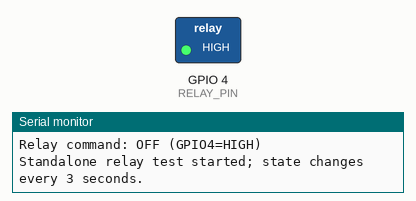
This sketch was run on a simulated ESP32-C3. Parts: switched loads named in the sketch (green lamp = pin HIGH), the last lines printed to the serial monitor.

Above: at 1.5 s.
At 4.5 s:
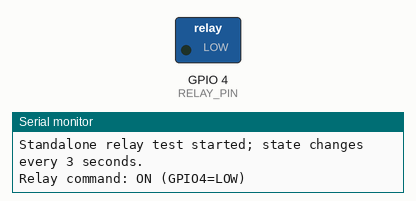
Timing chart, 0 to 7.8 s (numbered marks = the images above):
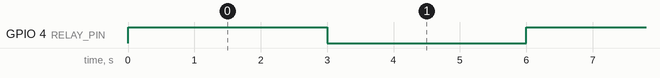

The sketch:

relay-module-test.ino
```cpp
// Standalone relay test for ESP32 / ESP32-C3.
// Disconnect NO and COM from any load while testing.

constexpr uint8_t RELAY_PIN = 4;
constexpr bool RELAY_ACTIVE_LOW = true;  // Change to false only if the module is active-high.
constexpr uint32_t SWITCH_INTERVAL_MS = 3000;

bool relayOn = false;
uint32_t lastSwitchMs = 0;

void setRelay(bool on) {
  const uint8_t onLevel = RELAY_ACTIVE_LOW ? LOW : HIGH;
  const uint8_t offLevel = RELAY_ACTIVE_LOW ? HIGH : LOW;
  digitalWrite(RELAY_PIN, on ? onLevel : offLevel);
  relayOn = on;
  Serial.printf("Relay command: %s (GPIO%d=%s)\n",
                relayOn ? "ON" : "OFF",
                RELAY_PIN,
                (on == RELAY_ACTIVE_LOW) ? "LOW" : "HIGH");
}

void setup() {
  Serial.begin(115200);

  // Drive the inactive level as soon as the pin becomes an output.
  const uint8_t offLevel = RELAY_ACTIVE_LOW ? HIGH : LOW;
  digitalWrite(RELAY_PIN, offLevel);
  pinMode(RELAY_PIN, OUTPUT);
  setRelay(false);

  lastSwitchMs = millis();
  Serial.println("Standalone relay test started; state changes every 3 seconds.");
}

void loop() {
  const uint32_t now = millis();
  if (now - lastSwitchMs < SWITCH_INTERVAL_MS) return;

  lastSwitchMs = now;
  setRelay(!relayOn);
}
```

Measured:
- by itself, GPIO 4 (RELAY_PIN): alternates HIGH for 3.0 s and LOW for 3.0 s
